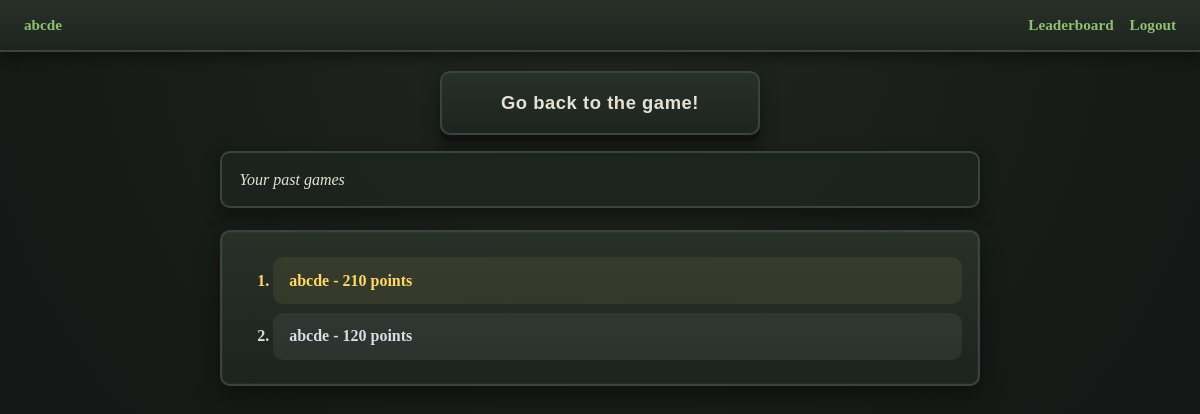
/profile (signed in), run on an earlier commit of the app's database.
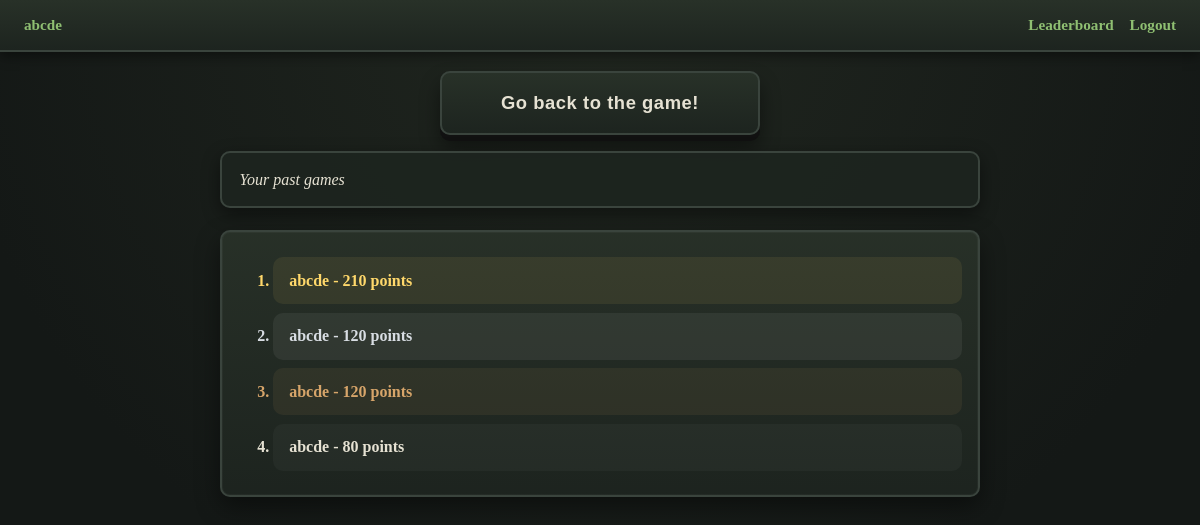
And on a later commit of the database.
### tables this page shows
CREATE TABLE past_games
(
    user_id TEXT, 
    score INTEGER,
    cheats_used BOOLEAN,
    TIMESTAMP DEFAULT CURRENT_TIMESTAMP NOT NULL,
    PRIMARY KEY(user_id,timestamp),
    FOREIGN KEY (user_id) REFERENCES users(user_id)
);

### app.py (the view)
@app.route("/profile", methods=["POST","GET"])
@login_required
def profile():
    db = get_db()
    results = db.execute("""SELECT user_id,score
                        FROM past_games
                        WHERE user_id = ?
                        ORDER BY score DESC;""", (g.user,)).fetchall()
    return render_template("profile.html", results=results)

### app.py (called while the page is built)
@app.before_request
def load_logged_in_user():
    g.user = session.get("user_id", None)
    g.is_guest = session.get("is_guest",None)

def login_required(view):
    @wraps(view)
    def wrapped_view(*args, **kwargs):
        if g.user is None:
            return redirect(url_for('login', next=request.url))
        return view(*args, **kwargs)
    return wrapped_view

### database.py (called while the page is built)
def get_db():
    if "db" not in g:
        g.db = sqlite3.connect(DATABASE,
                detect_types=sqlite3.PARSE_DECLTYPES)
        g.db.row_factory = sqlite3.Row
    return g.db

### templates/profile.html
{% extends "base.html" %}
    {% block main %}
    <button><a href="{{ url_for('index') }}">Go back to the game!</a></button>
    <p><i>Your past games</i></p>
    {%if results%}
        <ol>
            {%for result in results%}
            <li>
                {{result["user_id"]}} -
                {{ result["score"] }} points
            </li>
            {%endfor%}
        </ol>
    {%else %}
        <p><i>No past games. Play to gain some.</i></p>
    {%endif%}
{% endblock %}

What changed in the data, as far as the page shows it:
added past_games: user_id "abcde", score "120"
added past_games: user_id "abcde", score "80"
